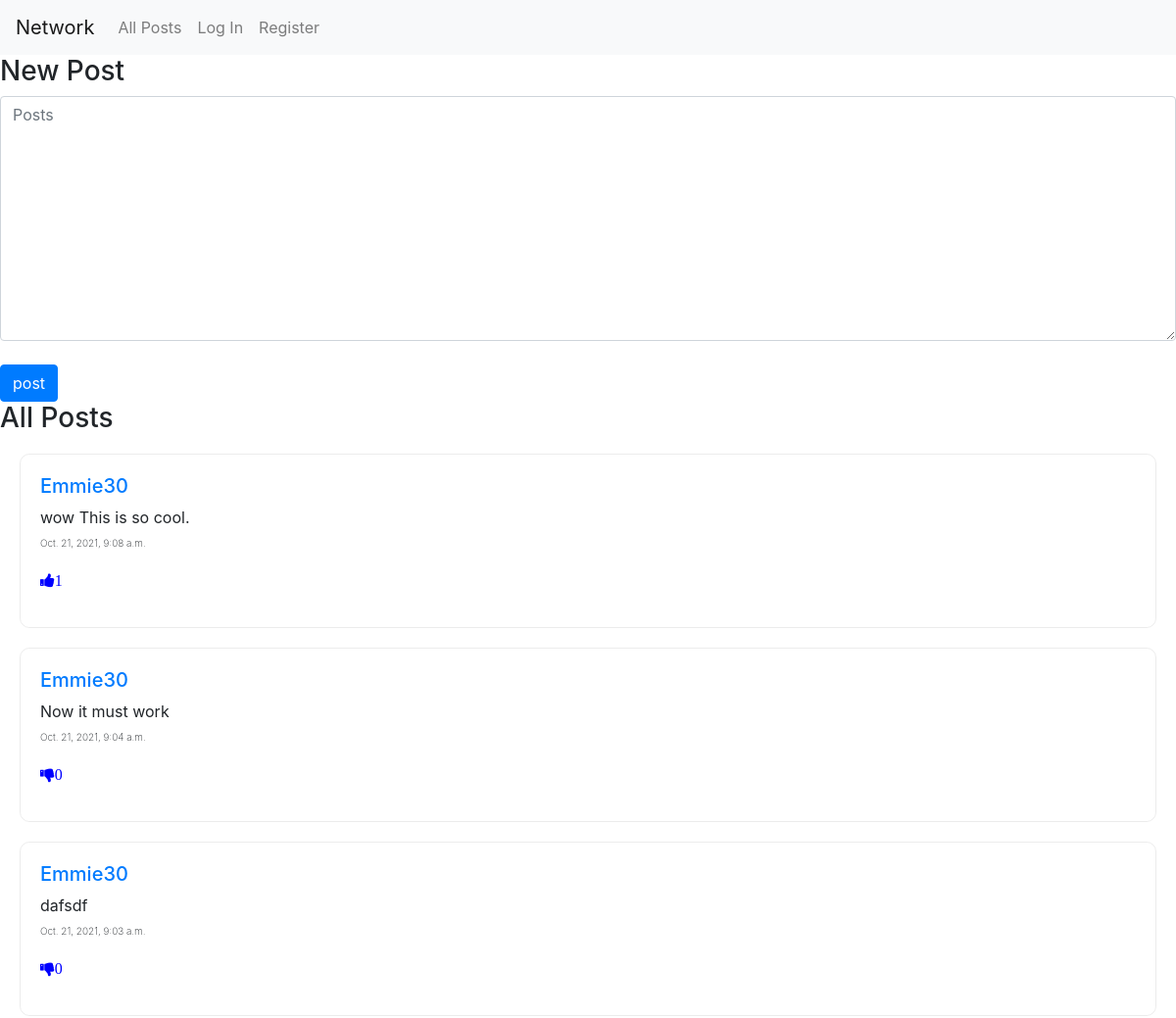
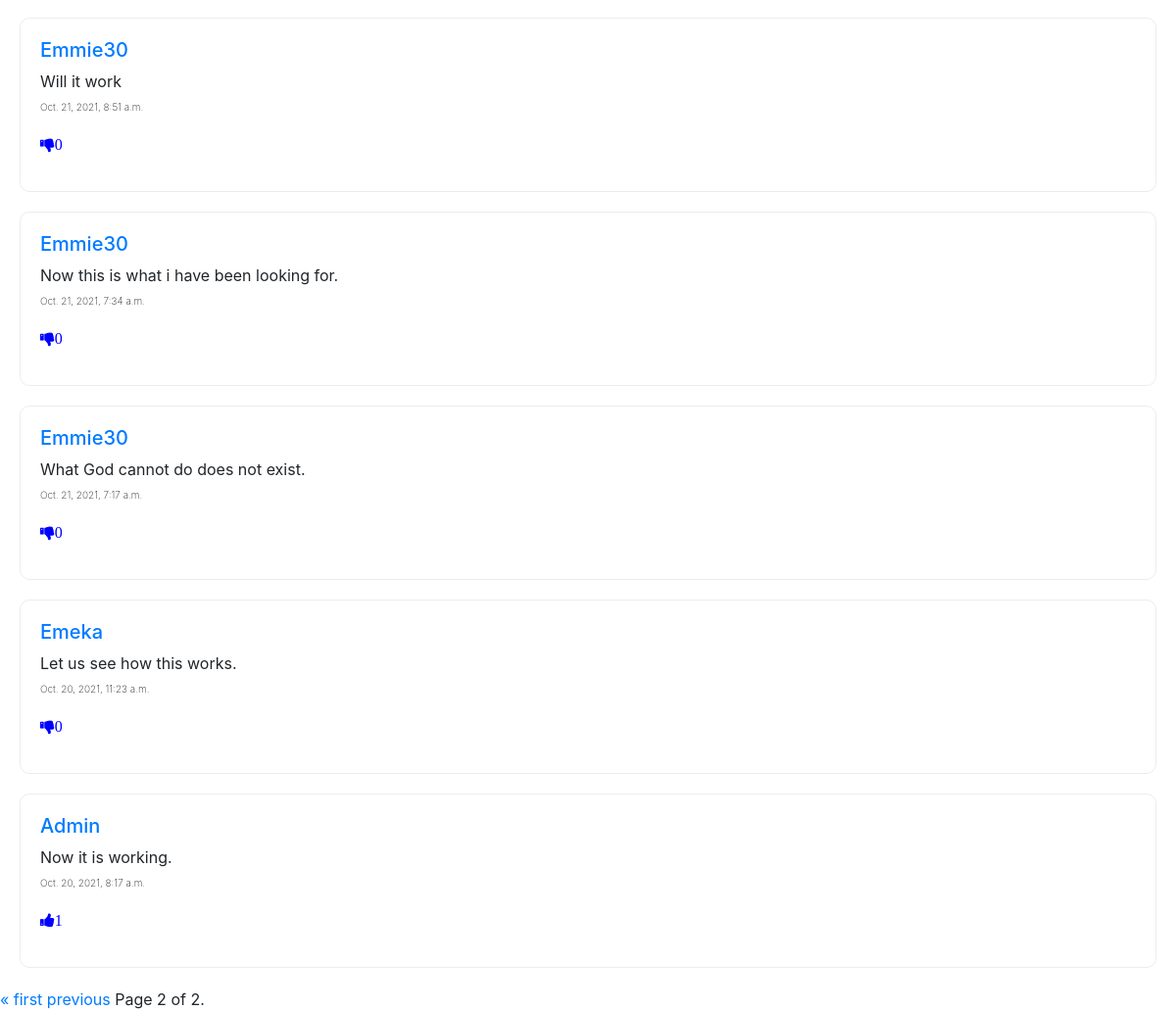
Screenshot of /?page=2 with the database file from the repository (2 pictures, top to bottom).
### network/models.py (models this page shows, shortened)
class Posts(models.Model):
    name = models.CharField(max_length=200, default='user')
    post = models.TextField(max_length=None)
    likes = models.IntegerField(max_length=None, default=0)
    date = models.DateTimeField()
    state = models.CharField(max_length=200, default='up')
    liked_by = models.CharField(max_length=200, default='')

### network/views.py (the view)
# urls.py: path("", views.index, name="index"),
def index(request):
    posts = Posts.objects.all()
    posts = posts.order_by("-date").all()
    paginator = Paginator(posts, 10)  # Show 5 posts per page.
    page_number = request.GET.get('page')
    page_obj = paginator.get_page(page_number)
    icon_state = Likes.objects.all()
    return render(request, "network/index.html", {'page_obj': page_obj, 'icon_state': icon_state})

### network/templates/network/index.html (shortened to what this page needs)
{% extends "network/layout.html" %}
{% load static %}
{% block body %}
    <div id="new-post">
        <h3>New Post</h3>
        <form id='post_form' method="post">
            <textarea id="text" class="form-control"  name='post' placeholder="Posts" style="height: 250px;"></textarea>
            <br>
            <input type='submit' value='post' class="btn btn-primary">
        </form>
    </div>
    <div id='all-posts' name='ee'>
        <h3>All Posts</h3>
            {% for post in page_obj %}
            <div style="border: .5px solid rgba(0, 0, 0, 0.075); padding: 20px; margin: 20px; border-radius: 10px;">
                <h5><a href="{% url 'user_details' name=post.name %}">{{post.name}}</a></h5>
                <p >{{post.post}} <br><span style="font-weight: 200; font-size: x-small;">{{post.date}}</span> </p>
                {% if post.state == 'down' and post.liked_by == user.username %}
                    <p><i id={{post.id}} onclick="like_unlike(this, '{{post.id}}')" class="fa fa-thumbs-down" style="cursor: pointer; color: #00F" onMouseOver="this.style.color='#0F0'" onMouseOut="this.style.color='#00F'">{{post.likes}}</i></p>
                {% else %}
                    <p><i id={{post.id}} onclick="like_unlike(this, '{{post.id}}')" class="fa fa-thumbs-up" style="cursor: pointer; color: #00F" onMouseOver="this.style.color='#0F0'" onMouseOut="this.style.color='#00F'">{{post.likes}}</i>
                    </p>
                {% endif %}
            </div>
            {% endfor %}
        <div class="pagination">
            <span class="step-links">
                {% if page_obj.has_previous %}
                    <a href="?page=1">&laquo; first</a>
                    <a href="?page={{ page_obj.previous_page_number }}">previous</a>
                {% endif %}
                <span class="current">
                    Page {{ page_obj.number }} of {{ page_obj.paginator.num_pages }}.
                </span>
            </span>
        </div>
    </div>
{% endblock %}

### rows the page displays
Posts: name "Emmie30", post "wow This is so cool.", date "Oct. 21, 2021, 9:08 a.m.", likes "1"
Posts: name "Emmie30", post "Now it must work", date "Oct. 21, 2021, 9:04 a.m.", likes "0"
Posts: name "Emmie30", post "dafsdf", date "Oct. 21, 2021, 9:03 a.m.", likes "0"
Posts: name "Emmie30", post "Will it work", date "Oct. 21, 2021, 8:51 a.m.", likes "0"
Posts: name "Emmie30", post "Now this is what i have been looking for.", date "Oct. 21, 2021, 7:34 a.m.", likes "0"
Posts: name "Emmie30", post "What God cannot do does not exist.", date "Oct. 21, 2021, 7:17 a.m.", likes "0"
Posts: name "Emeka", post "Let us see how this works.", date "Oct. 20, 2021, 11:23 a.m.", likes "0"
Posts: name "Admin", post "Now it is working.", date "Oct. 20, 2021, 8:17 a.m.", likes "1"

### other values shown
{{ page_obj.number }} "2"
{{ page_obj.paginator.num_pages }} "2"
